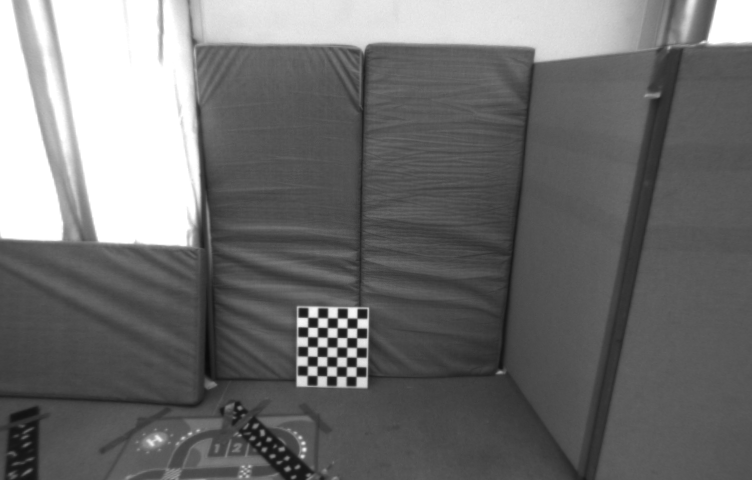
#> input picture p3/ext/image1.png, 752 x 480 px
$ python RANSAC_fund_est.py
#> lines starting #> are read from the running program, lines starting #| are printed output that depends on the picture; after the words box and inside, x2 and y2 are one past the last pixel; in counts of white or black regions, pixels touching at a corner belong together
import numpy as np
import cv2
import random
import argparse
from matplotlib import pyplot as plt

def normalize_points(pts):
    """
    Normalize points so that the centroid is at the origin and the average distance to the origin is sqrt(2).
    Args:
        pts: Nx2 array of points.
    Returns:
        pts_normalized: Nx2 array of normalized points.
        T: 3x3 transformation matrix that normalizes the points.
    """
    # Get the centroid of the points.
    centroid = np.mean(pts, axis=0)

    # Substract the centroid from the points so that the centroid is at the origin.
    pts_shifted = pts - centroid

    # Compute the average distance to the origin.
    avg_dist = np.mean(np.linalg.norm(pts_shifted, axis=1))

    # Scale the points so that the average distance is sqrt(2).
    scale = np.sqrt(2) / avg_dist
    pts_normalized = pts_shifted * scale

    # Build and return the transformation matrix.
    T = np.array([[scale, 0, -scale * centroid[0]],
                  [0, scale, -scale * centroid[1]],
                  [0, 0, 1]])

    return pts_normalized, T

def compute_fundamental_matrix(x1, x2):
    """
    Estimate the fundamental matrix using the 8-point algorithm.
    Args:
        x1, x2: Corresponding points in the two images.
    Returns:
        F: The estimated fundamental matrix.
    """
    # Normalie the points.
    x1_normalized, T1 = normalize_points(x1)
    x2_normalized, T2 = normalize_points(x2)

    # Build the matrix A.
    N = x1_normalized.shape[0]
    A = np.zeros((N, 9))
    for i in range(N):
        x1x = x1_normalized[i, 0]
        y1x = x1_normalized[i, 1]
        x2x = x2_normalized[i, 0]
        y2x = x2_normalized[i, 1]
        A[i] = [x1x*x2x, x1x*y2x, x1x, y1x*x2x, y1x*y2x, y1x, x2x, y2x, 1]

    # Solve Af = 0 using SVD.
    U, S, Vt = np.linalg.svd(A)
    F_normalized = Vt[-1].reshape(3, 3)

    # Enforce rank 2 constraint.
    U, S, Vt = np.linalg.svd(F_normalized)
    S[2] = 0  # Third singular value is 0.
    F_normalized = U @ np.diag(S) @ Vt

    F = T2.T @ F_normalized @ T1

    # Normalize the fundamental matrix so that the last element is 1.
    return F / F[2, 2]

def point_line_distance(F, p1, p2):
    """
    Compute the distance from point to epipolar line.
    Args:
        F: fundamental matrix.
        p1, p2: points from images (Nx2 array).
    Returns:
        dist: distance from points to epipolar lines.
    """
    p1_homogeneous = np.hstack((p1, np.ones((p1.shape[0], 1))))
    p2_homogeneous = np.hstack((p2, np.ones((p2.shape[0], 1))))

    # Epipolar lines in the second image for points in the first image
    lines2 = (F @ p1_homogeneous.T).T

    # Epipolar lines in the first image for points in the second image
    lines1 = (F.T @ p2_homogeneous.T).T

    # Compute distances from points to their corresponding epipolar lines
    dist1 = np.abs(np.sum(lines1 * p1_homogeneous, axis=1)) / np.sqrt(lines1[:, 0]**2 + lines1[:, 1]**2)
    dist2 = np.abs(np.sum(lines2 * p2_homogeneous, axis=1)) / np.sqrt(lines2[:, 0]**2 + lines2[:, 1]**2)

    return dist1 + dist2

def ransac_fundamental_matrix(matches1, matches2, num_iterations=10000, threshold=3):
    """
    Perform RANSAC to estimate the fundamental matrix.
    Args:
        matches1, matches2: Corresponding points in the two images.
        num_iterations: Number of RANSAC iterations.
        threshold: Distance threshold for inliers.
    Returns:
        F: Fundamental matrix.
        inliers: Inliers corresponding to the fundamental matrix.
    """
    num_points = matches1.shape[0]
    best_inliers = []
    best_F = None

    if num_points < 8:
        print("Not enough points to estimate the fundamental matrix (need at least 8).")
        return None, None

    for _ in range(num_iterations):
        # Randomly sample 8 points for the 8-point algorithm
        sample_indices = random.sample(range(num_points), 8)
        sample_p1 = matches1[sample_indices]
        sample_p2 = matches2[sample_indices]

        # Estimate fundamental matrix from the sample
        try:
            F = compute_fundamental_matrix(sample_p1, sample_p2)
        except np.linalg.LinAlgError as e:
            print(f"Fundamental matrix computation failed with error: {e}")
            continue

        # Compute transfer error for all points
        errors = point_line_distance(F, matches1, matches2)

        # Identify inliers
        inliers = np.where(errors < threshold)[0]

        # Keep the fundamental matrix with the most inliers
        if len(inliers) > len(best_inliers):
            best_inliers = inliers
            best_F = F

    # Check if we have enough inliers to refine the fundamental matrix
    if best_F is None or len(best_inliers) < 8:
        print("RANSAC failed to find a valid fundamental matrix.")
        print("best_F is ", best_F)
        return None, None

    # Refine fundamental matrix using all inliers
    inlier_p1 = matches1[best_inliers]
    inlier_p2 = matches2[best_inliers]
    best_F = compute_fundamental_matrix(inlier_p1, inlier_p2)

    return best_F, best_inliers

def draw_epipolar_lines(img1, img2, matches1, matches2, F, refined_matches=None):
    """
    Draw epipolar lines on the images corresponding to the points
    Args:
        img1, img2: Images
        matches1, matches2: Corresponding points in the two images
        F: Fundamental matrix
    """
    def draw_lines(img, lines, pts, colors):
        '''
        Draw the epilines for the points in one image over the other image.
            img - image on which we draw the epilines for the points in img2.
            lines - corresponding epilines.
            pts - corresponding points.
            color - color of the epilines.
        '''
        r, c = img.shape[:2]
        img = cv2.cvtColor(img, cv2.COLOR_GRAY2BGR)
        for r, pt, color in zip(lines, pts, colors):
            x0, y0 = map(int, [0, -r[2] / r[1]])
            x1, y1 = map(int, [c, -(r[2] + r[0] * c) / r[1]])
            img = cv2.line(img, (x0, y0), (x1, y1), color, 1)
            img = cv2.circle(img, tuple(map(int, pt)), 5, color, -1)
        return img

    # Generate a random colro for each line
    num_lines = matches1.shape[0]
    colors = [tuple(np.random.randint(0, 255, 3).tolist()) for _ in range(num_lines)]

    # Compute the epipolar lines in both images
    lines1 = cv2.computeCorrespondEpilines(matches2.reshape(-1, 1, 2), 2, F)
    lines1 = lines1.reshape(-1, 3)
    img1_with_lines = draw_lines(img1, lines1, matches1, colors)

    lines2 = cv2.computeCorrespondEpilines(matches1.reshape(-1, 1, 2), 1, F)
    lines2 = lines2.reshape(-1, 3)
    img2_with_lines = draw_lines(img2, lines2, matches2, colors)

    if refined_matches is not None:
        print ("Drawing refined matches, ", refined_matches.shape)
        for i in range(refined_matches.shape[0]):
            color = tuple(np.random.randint(0, 255, 3).tolist())
            # draw a cross on the points
            img1_with_lines = cv2.drawMarker(img1_with_lines, (int(refined_matches[i, 0, 0]), int(refined_matches[i, 0, 1])), color, markerType=cv2.MARKER_CROSS, markerSize=10, thickness=2, line_type=cv2.LINE_AA)
            img2_with_lines = cv2.drawMarker(img2_with_lines, (int(refined_matches[i, 1, 0]), int(refined_matches[i, 1, 1])), color, markerType=cv2.MARKER_CROSS, markerSize=10, thickness=2, line_type=cv2.LINE_AA)

    plt.subplot(121), plt.imshow(img1_with_lines)
    plt.subplot(122), plt.imshow(img2_with_lines)
    plt.show()

import numpy as np
import cv2

def compute_epipolar_lines(F, points):
    """
    Compute the epipolar lines corresponding to points in the other image.
    Args:
        F: Fundamental matrix.
        points: Nx2 array of points in one image.
    Returns:
        Epipolar lines corresponding to points in the other image.
    """
    points_h = np.hstack((points, np.ones((points.shape[0], 1))))
    lines = (F @ points_h.T).T  # Epipolar lines
    return lines

def guided_matching(matches1, matches2, F, threshold=3.0):
    """
    Perform guided matching using the epipolar geometry
    Args:
        matches1: Nx2 array of points from image 1.
        matches2: Nx2 array of points from image 2.
        F: Fundamental matrix.
        threshold: Distance threshold for epipolar constraint.
    Returns:
        Refined matches after guided matching.
    """
    lines1 = compute_epipolar_lines(F.T, matches2)  # Epipolar lines in image 1 for points in image 2
    lines2 = compute_epipolar_lines(F, matches1)    # Epipolar lines in image 2 for points in image 1

    refined_matches = []

    # For each point in image 1, find the closest point in image 2 along the epipolar line
    for i, (p1, p2) in enumerate(zip(matches1, matches2)):
        line1 = lines1[i]
        line2 = lines2[i]

        # Distance from p1 to epipolar line in image 1
        dist1 = np.abs(line1[0] * p1[0] + line1[1] * p1[1] + line1[2]) / np.sqrt(line1[0]**2 + line1[1]**2)

        # Distance from p2 to epipolar line in image 2
        dist2 = np.abs(line2[0] * p2[0] + line2[1] * p2[1] + line2[2]) / np.sqrt(line2[0]**2 + line2[1]**2)

        # If both distances are below the threshold, keep the match
        if dist1 < threshold and dist2 < threshold:
            refined_matches.append((p1, p2))

    return np.array(refined_matches)

# Example usage:
if __name__ == "__main__":
    # Load images and feature matches (for illustration, using SIFT here)

    img1 = cv2.imread('./ext/image1.png', cv2.IMREAD_GRAYSCALE)
#> img1 is the input picture: shape (480, 752); min 10, max 255, mean 111.4
    img2 = cv2.imread('./ext/image2.png', cv2.IMREAD_GRAYSCALE)
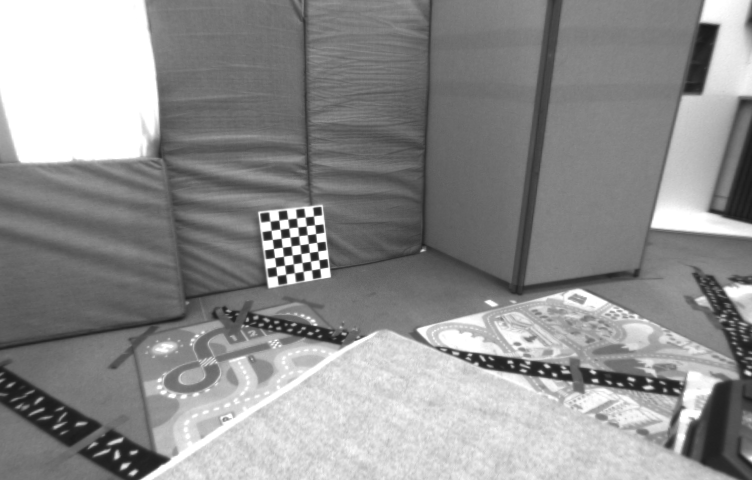
#> input picture p3/ext/image2.png, 752 x 480 px
#> img2 is the input picture: shape (480, 752); min 25, max 255, mean 143.5

    matches1 = np.array([...])  # Nx2 array of points in image 1
    matches2 = np.array([...])  # Nx2 array of points in image 2

    parser = argparse.ArgumentParser(
        description='Image matching using RANSAC and guided matching',
        formatter_class=argparse.ArgumentDefaultsHelpFormatter)
    parser.add_argument('--useSuperGlue', action='store_true',
                        help='Use SuperGlue for feature matching')
    args = parser.parse_args()

    if args.useSuperGlue:
        path = './ext/image1_image2_matches.npz'
        npz = np.load(path) # Load dictionary with super point
        # Create a boolean mask with True for keypoints with a good match, and False for the rest
        mask = npz['matches'] > -1

        # Using the boolean mask, select the indexes of matched keypoints from image 2
        idxs = npz['matches'][mask]
        # Using the boolean mask, select the keypoints from image 1 with a good match
        matches1 = npz['keypoints0'][mask]
        matches2 = npz['keypoints1'][idxs]
        descriptors1 = npz['descriptors0']
        descriptors2 = npz['descriptors1']
    else:
        # Detect features using SIFT and match (for demo purposes)
        sift = cv2.SIFT_create()
        keypoints1, descriptors1 = sift.detectAndCompute(img1, None)
#> keypoints1 = 444 keypoints; strongest (x, y, size): (342, 323, 5.9), (363, 323, 6.7), (302, 322, 6.6), (323, 323, 5.9)
        keypoints2, descriptors2 = sift.detectAndCompute(img2, None)
#> keypoints2 = 1123 keypoints; strongest (x, y, size): (275, 225, 5.4), (285, 233, 5.3), (280, 262, 5.3), (303, 231, 5.2)

        bf = cv2.BFMatcher()
        matches = bf.knnMatch(descriptors1, descriptors2, k=2)
#> matches = 444 matches

        # Apply NNDR (nearest-neighbor distance ratio) for filtering matches
        good_matches = []
        for m, n in matches:
            if m.distance < 0.75 * n.distance:
                good_matches.append(m)
#> after the loop, good_matches = 40 matches

        # Get matched keypoints
        matches1 = np.array([keypoints1[m.queryIdx].pt for m in good_matches])
#> matches1 = 40 pairs, first value 102.8 to 527.6, second value 97.09 to 452.9
        matches2 = np.array([keypoints2[m.trainIdx].pt for m in good_matches])
#> matches2 = 40 pairs, first value 113.6 to 429.2, second value 8.53 to 383.1

        print(f"Shape of matches1: {matches1.shape}")
#| Shape of matches1: (40, 2)
        print(f"Shape of matches2: {matches2.shape}")
#| Shape of matches2: (40, 2)

    # Estimate fundamental matrix using RANSAC
    F, inliers = ransac_fundamental_matrix(matches1, matches2)
#> the loop in ransac_fundamental_matrix, `for _ in range(num_iterations):` made 10000 passes
#> (T1 in compute_fundamental_matrix, T2 in compute_fundamental_matrix, best_inliers) on passes 1, 11: ([[0.0261, 0, -7.98], [0, 0.0261, -8.96], [0, 0, 1]], [[0.0282, 0, -7.41], [0, 0.0282, -6.96], [0, 0, 1]], [11, 12, 29]), ([[0.0129, 0, -3.55], [0, 0.0129, -4.37], [0, 0, 1]], [[0.0144, 0, -3.55], [0, 0.0144, -3.5], [0, 0, 1]], [6, 7, 19, 20, 21])
#> (T1 in compute_fundamental_matrix, T2 in compute_fundamental_matrix) on passes 2, 3, 4, 5, 7: ([[0.0194, 0, -6.48], [0, 0.0194, -6.09], [0, 0, 1]], [[0.0186, 0, -4.98], [0, 0.0186, -4.18], [0, 0, 1]]), ([[0.0156, 0, -5.08], [0, 0.0156, -5.11], [0, 0, 1]], [[0.0179, 0, -5.27], [0, 0.0179, -4.12], [0, 0, 1]]), ([[0.0122, 0, -4.31], [0, 0.0122, -3.46], [0, 0, 1]], [[0.0123, 0, -3.6], [0, 0.0123, -2.4], [0, 0, 1]]), ([[0.0138, 0, -3.76], [0, 0.0138, -5.11], [0, 0, 1]], [[0.0176, 0, -4.65], [0, 0.0176, -4.72], [0, 0, 1]]), ([[0.0252, 0, -8.05], [0, 0.0252, -8.72], [0, 0, 1]], [[0.0291, 0, -8.31], [0, 0.0291, -7.13], [0, 0, 1]])

    # Perform guided matching using epipolar constraint
    refined_matches = guided_matching(matches1, matches2, F)
#> the loop in guided_matching, `for i, (p1, p2) in enumerate(zip(matches1, matches2)):` made 40 passes
#> (p1, p2) on passes 1 to 12: ([102.8, 450.3], [113.6, 365.9]), ([102.8, 450.3], [113.6, 365.9]), ([171.5, 435.1], [146.4, 352.7]), ([184.9, 433.7], [306.6, 314.4]), ([189.9, 433.6], [196.8, 335.7]), ([197.9, 430.5], [202.8, 332.3]), ([292.4, 332.2], [256.3, 238.6]), ([292.4, 332.2], [256.3, 238.6]), ([297.9, 307.3], [259.4, 212.8]), ([301.5, 381.2], [325.6, 273]), ([301.5, 381.2], [272.5, 282.1]), ([301.9, 322.2], [265, 226.6])

    print(f"Number of matches before: {len(matches1)}")
#| Number of matches before: 40
    print(f"Number of refined matches after guided matching: {len(refined_matches)}")
#| Number of refined matches after guided matching: 8

    # Check the shape of F before using it
    if F is not None:
        print(f"Shape of the Fundamental Matrix F: {F.shape}")
#| Shape of the Fundamental Matrix F: (3, 3)
    else:
        print("Fundamental matrix estimation failed.")

    # Draw epipolar lines only if F is valid
    if F is None :
        print("Error: Fundamental matrix F is not valid.")
    elif not F.shape == (3, 3):
        print("Error: Fundamental matrix F is not 3x3.")
    else:
        draw_epipolar_lines(img1, img2, matches1[inliers], matches2[inliers], F, refined_matches)
#> the loop in draw_lines, `for r, pt, color in zip(lines, pts, colors):` made 22 passes
#> (r, pt, color) on passes 1 to 12: ([0.784, 0.621, -437.8], [292.4, 332.2], (172, 47, 117)), ([0.784, 0.621, -437.8], [292.4, 332.2], (192, 67, 251)), ([0.891, 0.454, -398.8], [297.9, 307.3], (195, 103, 9)), ([0.24, 0.971, -440.7], [301.5, 381.2], (211, 21, 242)), ([0.148, 0.989, -424.9], [301.5, 381.2], (36, 87, 70)), ([0.806, 0.591, -431.8], [301.9, 322.2], (216, 88, 140)), ([0.806, 0.591, -431.8], [301.9, 322.2], (58, 193, 230)), ([0.304, 0.953, -449.4], [303, 370.7], (39, 87, 174)), ([0.847, 0.531, -418.3], [303.6, 313], (88, 81, 165)), ([0.847, 0.531, -418.3], [303.6, 313], (25, 77, 72)), ([0.189, 0.982, -432.4], [312.3, 380.3], (9, 148, 115)), ([0.309, 0.951, -449.9], [312.4, 370.9], (208, 243, 197))
#> after the loop in draw_lines, `for r, pt, color in zip(lines, pts, colors):`:
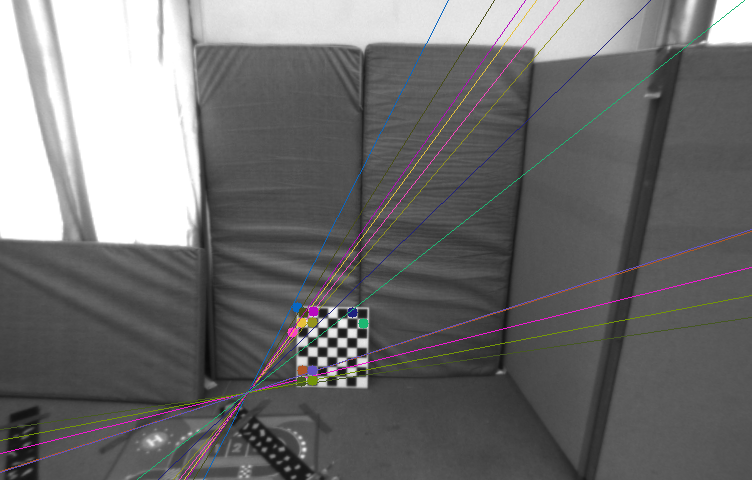
#> img: shape (480, 752, 3); mean B, G, R 111.7, 111.4, 112
#> the loop in draw_lines (call 2), `for r, pt, color in zip(lines, pts, colors):` made 22 passes
#> (r, pt, color) on passes 1 to 12: ([-0.707, -0.707, 348], [256.3, 238.6], (172, 47, 117)), ([-0.707, -0.707, 348], [256.3, 238.6], (192, 67, 251)), ([-0.779, -0.627, 340.8], [259.4, 212.8], (195, 103, 9)), ([-0.0261, -1, 285.3], [325.6, 273], (211, 21, 242)), ([-0.0261, -1, 285.3], [272.5, 282.1], (36, 87, 70)), ([-0.692, -0.722, 348.9], [265, 226.6], (216, 88, 140)), ([-0.692, -0.722, 348.9], [265, 226.6], (58, 193, 230)), ([-0.199, -0.98, 316.5], [272.4, 272], (39, 87, 174)), ([-0.725, -0.689, 346.6], [265.4, 217.4], (88, 81, 165)), ([-0.725, -0.689, 346.6], [265.4, 217.4], (25, 77, 72)), ([-0.00405, -1, 280.7], [282.1, 279.5], (9, 148, 115)), ([-0.144, -0.99, 307.5], [281, 270.6], (208, 243, 197))
#> pass 1, in draw_lines (call 2), `img = cv2.line(img, (x0, y0), (x1, y1), color, 1)`:
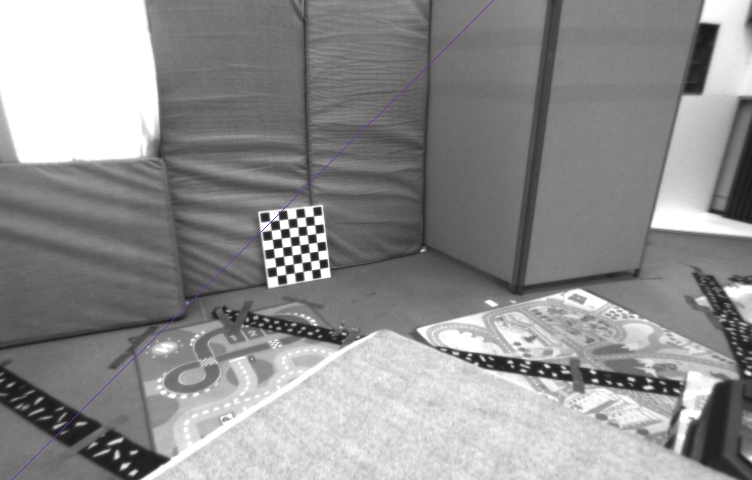
#> img: shape (480, 752, 3); 0.13% of pixels changed, all inside (x1, y1, x2, y2) = (12, 0, 494, 480)
#> pass 2, in draw_lines (call 2), `img = cv2.line(img, (x0, y0), (x1, y1), color, 1)`:
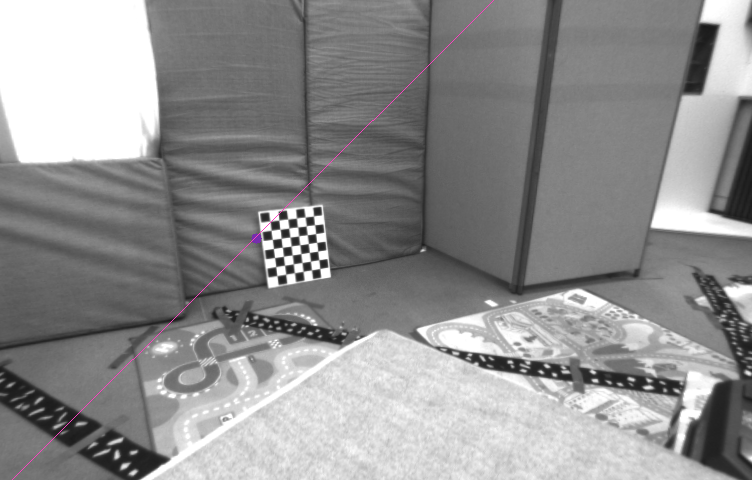
#> img: shape (480, 752, 3); mean B, G, R 143.6, 143.4, 143.7
#> after the loop in draw_lines (call 2), `for r, pt, color in zip(lines, pts, colors):`:
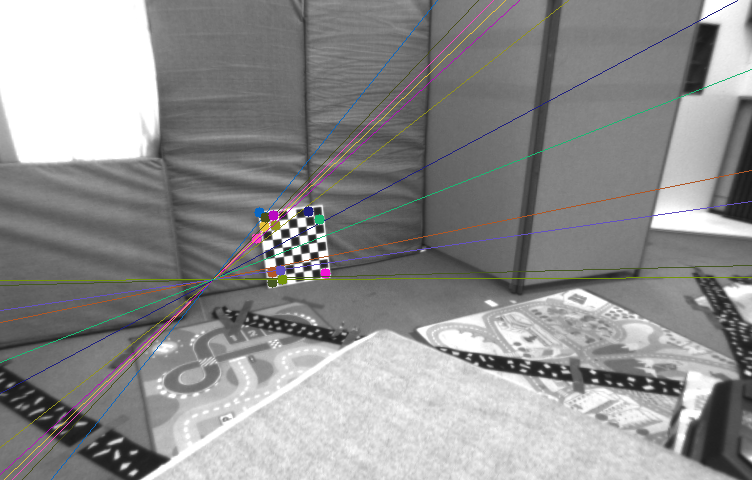
#> img: shape (480, 752, 3); mean B, G, R 143, 143.1, 143.3
#| Drawing refined matches,  (8, 2, 2)
#> after the loop in draw_epipolar_lines, `for i in range(refined_matches.shape[0]):`:
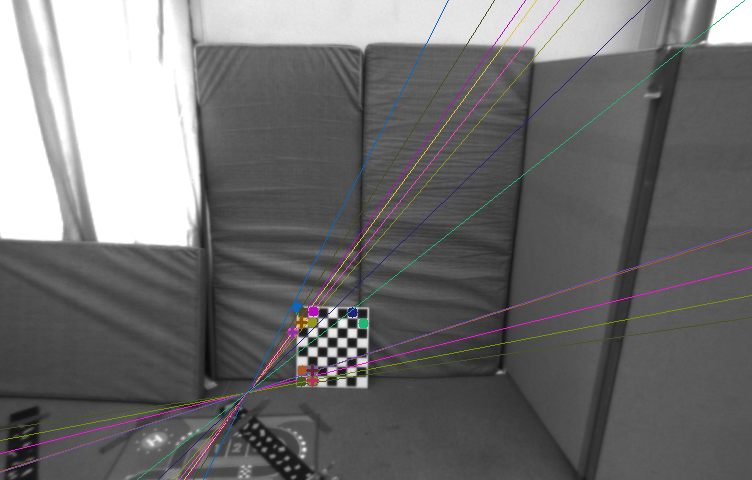
#> img1_with_lines: shape (480, 752, 3); mean B, G, R 111.7, 111.4, 112
#> after the loop in draw_epipolar_lines, `for i in range(refined_matches.shape[0]):`:
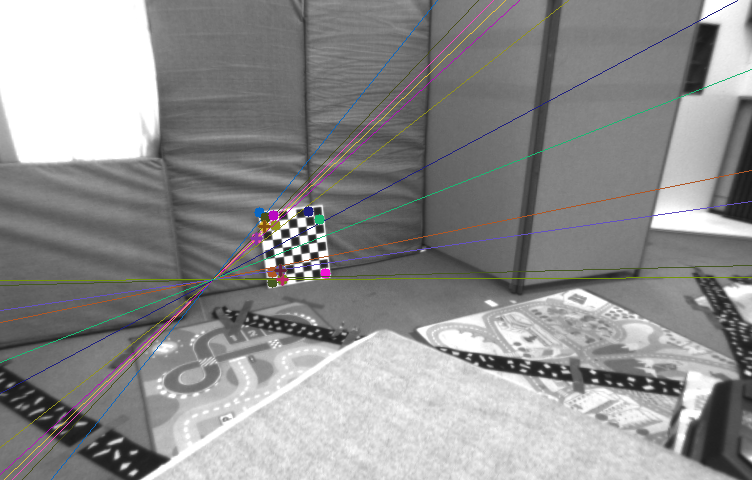
#> img2_with_lines: shape (480, 752, 3); mean B, G, R 143, 143, 143.3
